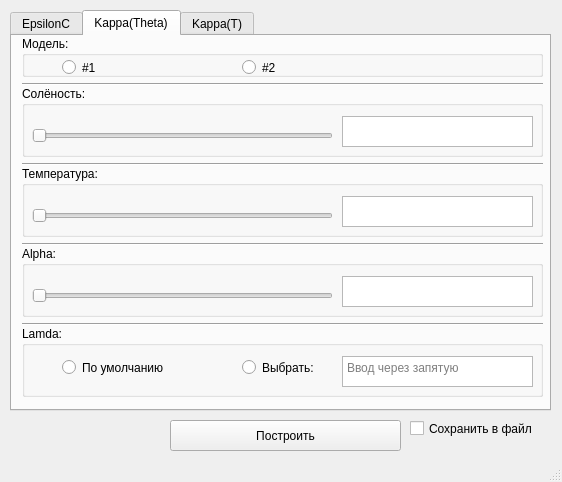
<?xml version="1.0" encoding="UTF-8"?>
<ui version="4.0">
 <class>MainWindow</class>
 <widget class="QMainWindow" name="MainWindow">
  <property name="geometry">
   <rect>
    <x>0</x>
    <y>0</y>
    <width>562</width>
    <height>482</height>
   </rect>
  </property>
  <property name="windowTitle">
   <string>OCEAN</string>
  </property>
  <widget class="QWidget" name="centralWidget">
   <widget class="QTabWidget" name="tabWidget">
    <property name="geometry">
     <rect>
      <x>10</x>
      <y>10</y>
      <width>541</width>
      <height>401</height>
     </rect>
    </property>
    <property name="currentIndex">
     <number>1</number>
    </property>
    <widget class="QWidget" name="epsilonC">
     <attribute name="title">
      <string>EpsilonC</string>
     </attribute>
     <widget class="Line" name="line">
      <property name="geometry">
       <rect>
        <x>10</x>
        <y>220</y>
        <width>521</width>
        <height>16</height>
       </rect>
      </property>
      <property name="orientation">
       <enum>Qt::Horizontal</enum>
      </property>
     </widget>
     <widget class="Line" name="line_2">
      <property name="geometry">
       <rect>
        <x>10</x>
        <y>80</y>
        <width>521</width>
        <height>16</height>
       </rect>
      </property>
      <property name="orientation">
       <enum>Qt::Horizontal</enum>
      </property>
     </widget>
     <widget class="QGroupBox" name="model_forEpsC">
      <property name="geometry">
       <rect>
        <x>10</x>
        <y>0</y>
        <width>521</width>
        <height>81</height>
       </rect>
      </property>
      <property name="title">
       <string>Модель:</string>
      </property>
      <widget class="QRadioButton" name="second_model_epsC">
       <property name="geometry">
        <rect>
         <x>220</x>
         <y>30</y>
         <width>41</width>
         <height>23</height>
        </rect>
       </property>
       <property name="text">
        <string>#2</string>
       </property>
      </widget>
      <widget class="QRadioButton" name="first_model_epsC">
       <property name="geometry">
        <rect>
         <x>40</x>
         <y>30</y>
         <width>41</width>
         <height>23</height>
        </rect>
       </property>
       <property name="text">
        <string>#1</string>
       </property>
      </widget>
     </widget>
     <widget class="QGroupBox" name="saltiness_forEpsC">
      <property name="geometry">
       <rect>
        <x>10</x>
        <y>100</y>
        <width>521</width>
        <height>121</height>
       </rect>
      </property>
      <property name="title">
       <string>Солёность:</string>
      </property>
      <widget class="QSlider" name="saltiness_slider_epsC">
       <property name="geometry">
        <rect>
         <x>10</x>
         <y>40</y>
         <width>301</width>
         <height>20</height>
        </rect>
       </property>
       <property name="maximum">
        <number>50</number>
       </property>
       <property name="orientation">
        <enum>Qt::Horizontal</enum>
       </property>
      </widget>
      <widget class="QTextEdit" name="saltiness_textEdit_epsC">
       <property name="geometry">
        <rect>
         <x>320</x>
         <y>30</y>
         <width>191</width>
         <height>31</height>
        </rect>
       </property>
       <property name="inputMethodHints">
        <set>Qt::ImhNone</set>
       </property>
      </widget>
     </widget>
     <widget class="QGroupBox" name="temperature_forEpsC">
      <property name="geometry">
       <rect>
        <x>10</x>
        <y>240</y>
        <width>521</width>
        <height>121</height>
       </rect>
      </property>
      <property name="title">
       <string>Температура:</string>
      </property>
      <widget class="QRadioButton" name="default_radiobutton_epsC">
       <property name="geometry">
        <rect>
         <x>40</x>
         <y>30</y>
         <width>141</width>
         <height>23</height>
        </rect>
       </property>
       <property name="text">
        <string>По умолчанию</string>
       </property>
      </widget>
      <widget class="QRadioButton" name="choose_radiobutton_epsC">
       <property name="geometry">
        <rect>
         <x>220</x>
         <y>30</y>
         <width>91</width>
         <height>23</height>
        </rect>
       </property>
       <property name="text">
        <string>Выбрать:</string>
       </property>
      </widget>
      <widget class="QTextEdit" name="temperatures_textEdit_epsC">
       <property name="geometry">
        <rect>
         <x>320</x>
         <y>30</y>
         <width>191</width>
         <height>31</height>
        </rect>
       </property>
       <property name="inputMethodHints">
        <set>Qt::ImhNone</set>
       </property>
       <property name="placeholderText">
        <string>Ввод через запятую</string>
       </property>
      </widget>
     </widget>
    </widget>
    <widget class="QWidget" name="kappaFromTheta">
     <attribute name="title">
      <string>Kappa(Theta)</string>
     </attribute>
     <widget class="QGroupBox" name="model_forkappafromtheta">
      <property name="geometry">
       <rect>
        <x>10</x>
        <y>0</y>
        <width>521</width>
        <height>41</height>
       </rect>
      </property>
      <property name="title">
       <string>Модель:</string>
      </property>
      <widget class="QRadioButton" name="second_model_kappatheta">
       <property name="geometry">
        <rect>
         <x>220</x>
         <y>20</y>
         <width>41</width>
         <height>23</height>
        </rect>
       </property>
       <property name="text">
        <string>#2</string>
       </property>
      </widget>
      <widget class="QRadioButton" name="first_model_kappatheta">
       <property name="geometry">
        <rect>
         <x>40</x>
         <y>20</y>
         <width>41</width>
         <height>23</height>
        </rect>
       </property>
       <property name="text">
        <string>#1</string>
       </property>
      </widget>
     </widget>
     <widget class="Line" name="line_3">
      <property name="geometry">
       <rect>
        <x>10</x>
        <y>40</y>
        <width>521</width>
        <height>16</height>
       </rect>
      </property>
      <property name="orientation">
       <enum>Qt::Horizontal</enum>
      </property>
     </widget>
     <widget class="QGroupBox" name="saltiness_forkappafromtheta">
      <property name="geometry">
       <rect>
        <x>10</x>
        <y>50</y>
        <width>521</width>
        <height>71</height>
       </rect>
      </property>
      <property name="title">
       <string>Солёность:</string>
      </property>
      <widget class="QSlider" name="saltiness_slider_kappatheta">
       <property name="geometry">
        <rect>
         <x>10</x>
         <y>40</y>
         <width>301</width>
         <height>20</height>
        </rect>
       </property>
       <property name="maximum">
        <number>50</number>
       </property>
       <property name="orientation">
        <enum>Qt::Horizontal</enum>
       </property>
      </widget>
      <widget class="QTextEdit" name="saltiness_textEdit_kappatheta">
       <property name="geometry">
        <rect>
         <x>320</x>
         <y>30</y>
         <width>191</width>
         <height>31</height>
        </rect>
       </property>
       <property name="inputMethodHints">
        <set>Qt::ImhNone</set>
       </property>
      </widget>
     </widget>
     <widget class="Line" name="line_4">
      <property name="geometry">
       <rect>
        <x>10</x>
        <y>120</y>
        <width>521</width>
        <height>16</height>
       </rect>
      </property>
      <property name="orientation">
       <enum>Qt::Horizontal</enum>
      </property>
     </widget>
     <widget class="QGroupBox" name="temperature_forkappafromtheta">
      <property name="geometry">
       <rect>
        <x>10</x>
        <y>130</y>
        <width>521</width>
        <height>71</height>
       </rect>
      </property>
      <property name="title">
       <string>Температура:</string>
      </property>
      <widget class="QSlider" name="temperature_slider_kappatheta">
       <property name="geometry">
        <rect>
         <x>10</x>
         <y>40</y>
         <width>301</width>
         <height>20</height>
        </rect>
       </property>
       <property name="maximum">
        <number>30</number>
       </property>
       <property name="orientation">
        <enum>Qt::Horizontal</enum>
       </property>
      </widget>
      <widget class="QTextEdit" name="temperature_textEdit_kappatheta">
       <property name="geometry">
        <rect>
         <x>320</x>
         <y>30</y>
         <width>191</width>
         <height>31</height>
        </rect>
       </property>
       <property name="inputMethodHints">
        <set>Qt::ImhNone</set>
       </property>
      </widget>
     </widget>
     <widget class="Line" name="line_5">
      <property name="geometry">
       <rect>
        <x>10</x>
        <y>200</y>
        <width>521</width>
        <height>16</height>
       </rect>
      </property>
      <property name="orientation">
       <enum>Qt::Horizontal</enum>
      </property>
     </widget>
     <widget class="QGroupBox" name="alpha_forkappafromtheta">
      <property name="geometry">
       <rect>
        <x>10</x>
        <y>210</y>
        <width>521</width>
        <height>71</height>
       </rect>
      </property>
      <property name="title">
       <string>Alpha:</string>
      </property>
      <widget class="QSlider" name="alpha_slider_kappatheta">
       <property name="geometry">
        <rect>
         <x>10</x>
         <y>40</y>
         <width>301</width>
         <height>20</height>
        </rect>
       </property>
       <property name="maximum">
        <number>90</number>
       </property>
       <property name="orientation">
        <enum>Qt::Horizontal</enum>
       </property>
      </widget>
      <widget class="QTextEdit" name="alpha_textEdit_kappatheta">
       <property name="geometry">
        <rect>
         <x>320</x>
         <y>30</y>
         <width>191</width>
         <height>31</height>
        </rect>
       </property>
       <property name="inputMethodHints">
        <set>Qt::ImhNone</set>
       </property>
      </widget>
     </widget>
     <widget class="Line" name="line_6">
      <property name="geometry">
       <rect>
        <x>10</x>
        <y>280</y>
        <width>521</width>
        <height>16</height>
       </rect>
      </property>
      <property name="orientation">
       <enum>Qt::Horizontal</enum>
      </property>
     </widget>
     <widget class="QGroupBox" name="lamda_forkappafromtheta">
      <property name="geometry">
       <rect>
        <x>10</x>
        <y>290</y>
        <width>521</width>
        <height>71</height>
       </rect>
      </property>
      <property name="title">
       <string>Lamda:</string>
      </property>
      <widget class="QRadioButton" name="default_radiobutton_kappatheta">
       <property name="geometry">
        <rect>
         <x>40</x>
         <y>30</y>
         <width>141</width>
         <height>23</height>
        </rect>
       </property>
       <property name="text">
        <string>По умолчанию</string>
       </property>
      </widget>
      <widget class="QRadioButton" name="choose_radiobutton_kappatheta">
       <property name="geometry">
        <rect>
         <x>220</x>
         <y>30</y>
         <width>91</width>
         <height>23</height>
        </rect>
       </property>
       <property name="text">
        <string>Выбрать:</string>
       </property>
      </widget>
      <widget class="QTextEdit" name="lamda_textEdit_kappatheta">
       <property name="geometry">
        <rect>
         <x>320</x>
         <y>30</y>
         <width>191</width>
         <height>31</height>
        </rect>
       </property>
       <property name="inputMethodHints">
        <set>Qt::ImhNone</set>
       </property>
       <property name="placeholderText">
        <string>Ввод через запятую</string>
       </property>
      </widget>
     </widget>
    </widget>
    <widget class="QWidget" name="kappaFromT">
     <attribute name="title">
      <string>Kappa(T)</string>
     </attribute>
     <widget class="QGroupBox" name="model_kappafromT">
      <property name="geometry">
       <rect>
        <x>10</x>
        <y>0</y>
        <width>521</width>
        <height>41</height>
       </rect>
      </property>
      <property name="title">
       <string>Модель:</string>
      </property>
      <widget class="QRadioButton" name="second_model_kappaT">
       <property name="geometry">
        <rect>
         <x>220</x>
         <y>20</y>
         <width>41</width>
         <height>23</height>
        </rect>
       </property>
       <property name="text">
        <string>#2</string>
       </property>
      </widget>
      <widget class="QRadioButton" name="first_model_kappaT">
       <property name="geometry">
        <rect>
         <x>40</x>
         <y>20</y>
         <width>41</width>
         <height>23</height>
        </rect>
       </property>
       <property name="text">
        <string>#1</string>
       </property>
      </widget>
     </widget>
     <widget class="Line" name="line_7">
      <property name="geometry">
       <rect>
        <x>10</x>
        <y>40</y>
        <width>521</width>
        <height>16</height>
       </rect>
      </property>
      <property name="orientation">
       <enum>Qt::Horizontal</enum>
      </property>
     </widget>
     <widget class="QGroupBox" name="saltiness_kappafromT">
      <property name="geometry">
       <rect>
        <x>10</x>
        <y>50</y>
        <width>521</width>
        <height>71</height>
       </rect>
      </property>
      <property name="title">
       <string>Солёность:</string>
      </property>
      <widget class="QSlider" name="saltiness_slider_kappaT">
       <property name="geometry">
        <rect>
         <x>10</x>
         <y>40</y>
         <width>301</width>
         <height>20</height>
        </rect>
       </property>
       <property name="maximum">
        <number>50</number>
       </property>
       <property name="orientation">
        <enum>Qt::Horizontal</enum>
       </property>
      </widget>
      <widget class="QTextEdit" name="saltiness_textEdit_kappaT">
       <property name="geometry">
        <rect>
         <x>320</x>
         <y>30</y>
         <width>191</width>
         <height>31</height>
        </rect>
       </property>
       <property name="inputMethodHints">
        <set>Qt::ImhNone</set>
       </property>
      </widget>
     </widget>
     <widget class="Line" name="line_8">
      <property name="geometry">
       <rect>
        <x>10</x>
        <y>120</y>
        <width>521</width>
        <height>16</height>
       </rect>
      </property>
      <property name="orientation">
       <enum>Qt::Horizontal</enum>
      </property>
     </widget>
     <widget class="QGroupBox" name="theta_kappafromT">
      <property name="geometry">
       <rect>
        <x>10</x>
        <y>130</y>
        <width>521</width>
        <height>71</height>
       </rect>
      </property>
      <property name="title">
       <string>Theta:</string>
      </property>
      <widget class="QSlider" name="theta_slider_kappaT">
       <property name="geometry">
        <rect>
         <x>10</x>
         <y>40</y>
         <width>301</width>
         <height>20</height>
        </rect>
       </property>
       <property name="maximum">
        <number>90</number>
       </property>
       <property name="orientation">
        <enum>Qt::Horizontal</enum>
       </property>
      </widget>
      <widget class="QTextEdit" name="theta_textEdit_kappaT">
       <property name="geometry">
        <rect>
         <x>320</x>
         <y>30</y>
         <width>191</width>
         <height>31</height>
        </rect>
       </property>
       <property name="inputMethodHints">
        <set>Qt::ImhNone</set>
       </property>
      </widget>
     </widget>
     <widget class="Line" name="line_9">
      <property name="geometry">
       <rect>
        <x>10</x>
        <y>200</y>
        <width>521</width>
        <height>16</height>
       </rect>
      </property>
      <property name="orientation">
       <enum>Qt::Horizontal</enum>
      </property>
     </widget>
     <widget class="QGroupBox" name="alpha_kappafromT">
      <property name="geometry">
       <rect>
        <x>10</x>
        <y>210</y>
        <width>521</width>
        <height>71</height>
       </rect>
      </property>
      <property name="title">
       <string>Alpha:</string>
      </property>
      <widget class="QSlider" name="alpha_slider_kappaT">
       <property name="geometry">
        <rect>
         <x>10</x>
         <y>40</y>
         <width>301</width>
         <height>20</height>
        </rect>
       </property>
       <property name="maximum">
        <number>90</number>
       </property>
       <property name="orientation">
        <enum>Qt::Horizontal</enum>
       </property>
      </widget>
      <widget class="QTextEdit" name="alpha_textEdit_kappaT">
       <property name="geometry">
        <rect>
         <x>320</x>
         <y>30</y>
         <width>191</width>
         <height>31</height>
        </rect>
       </property>
       <property name="inputMethodHints">
        <set>Qt::ImhNone</set>
       </property>
      </widget>
     </widget>
     <widget class="Line" name="line_10">
      <property name="geometry">
       <rect>
        <x>10</x>
        <y>280</y>
        <width>521</width>
        <height>16</height>
       </rect>
      </property>
      <property name="orientation">
       <enum>Qt::Horizontal</enum>
      </property>
     </widget>
     <widget class="QGroupBox" name="lamda_kappafromT">
      <property name="geometry">
       <rect>
        <x>10</x>
        <y>290</y>
        <width>521</width>
        <height>71</height>
       </rect>
      </property>
      <property name="title">
       <string>Lamda:</string>
      </property>
      <widget class="QRadioButton" name="default_radiobutton_kappaT">
       <property name="geometry">
        <rect>
         <x>40</x>
         <y>30</y>
         <width>141</width>
         <height>23</height>
        </rect>
       </property>
       <property name="text">
        <string>По умолчанию</string>
       </property>
      </widget>
      <widget class="QRadioButton" name="choose_radiobutton_kappaT">
       <property name="geometry">
        <rect>
         <x>220</x>
         <y>30</y>
         <width>91</width>
         <height>23</height>
        </rect>
       </property>
       <property name="text">
        <string>Выбрать:</string>
       </property>
      </widget>
      <widget class="QTextEdit" name="lamda_textEdit_kappaT">
       <property name="geometry">
        <rect>
         <x>320</x>
         <y>30</y>
         <width>191</width>
         <height>31</height>
        </rect>
       </property>
       <property name="inputMethodHints">
        <set>Qt::ImhNone</set>
       </property>
       <property name="placeholderText">
        <string>Ввод через запятую</string>
       </property>
      </widget>
     </widget>
    </widget>
   </widget>
   <widget class="QPushButton" name="plotButton">
    <property name="geometry">
     <rect>
      <x>170</x>
      <y>420</y>
      <width>231</width>
      <height>31</height>
     </rect>
    </property>
    <property name="text">
     <string>Построить</string>
    </property>
   </widget>
   <widget class="QCheckBox" name="saving_checkBox">
    <property name="geometry">
     <rect>
      <x>410</x>
      <y>420</y>
      <width>131</width>
      <height>17</height>
     </rect>
    </property>
    <property name="text">
     <string>Сохранить в файл</string>
    </property>
   </widget>
  </widget>
  <widget class="QMenuBar" name="menuBar">
   <property name="geometry">
    <rect>
     <x>0</x>
     <y>0</y>
     <width>562</width>
     <height>21</height>
    </rect>
   </property>
  </widget>
  <widget class="QStatusBar" name="statusBar"/>
 </widget>
 <layoutdefault spacing="6" margin="11"/>
 <resources/>
 <connections/>
</ui>
